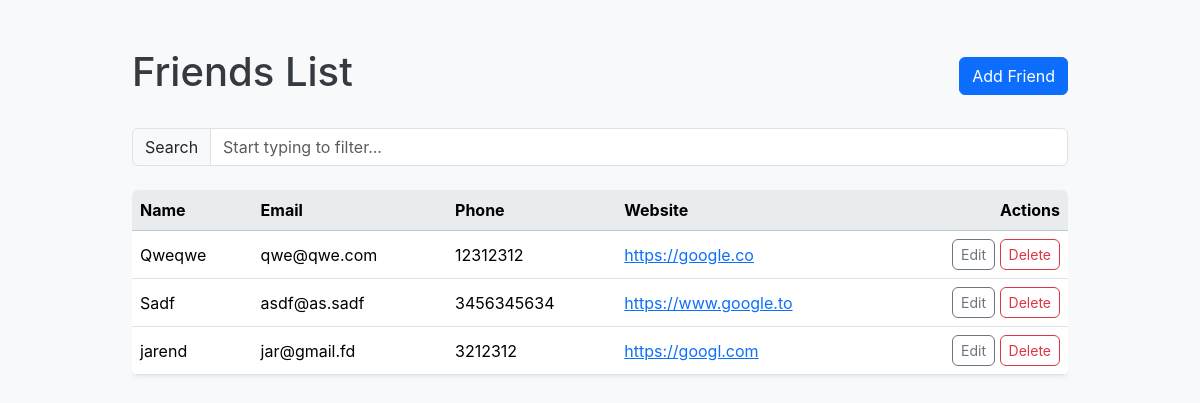
The page / on the database its author committed.
### tables this page shows
CREATE TABLE barangan_friends (
        id INTEGER PRIMARY KEY AUTOINCREMENT,
        name TEXT NOT NULL,
        email TEXT UNIQUE NOT NULL,
        phone TEXT UNIQUE,
        url TEXT
    );

### src/friends.php (called while the page is built, shortened)
<?php
function readFriends(PDO $pdo, string $search = ''): array {
    if (!empty($search)) {
        $stmt = $pdo->prepare("SELECT * FROM barangan_friends WHERE name LIKE :search OR email LIKE :search OR phone LIKE :search OR url LIKE :search ORDER BY name ASC");
        $stmt->execute([':search' => '%' . $search . '%']);
    } else {
        $stmt = $pdo->query("SELECT * FROM barangan_friends ORDER BY name ASC");
    }
    return $stmt->fetchAll(PDO::FETCH_ASSOC);
}
?>

### public/index.php (the view, shortened to what this page needs)
<?php
require_once __DIR__ . '/../src/db.php';
require_once __DIR__ . '/../src/friends.php';
$friends = readFriends($pdo);
function e($string) {
    return htmlspecialchars($string, ENT_QUOTES, 'UTF-8');
}
?>
<!DOCTYPE html>
<html lang="en">
<head>
    <link href="https://cdn.jsdelivr.net/npm/bootstrap@5.3.3/dist/css/bootstrap.min.css" rel="stylesheet">
    <link rel="stylesheet" href="assets/css/style.css">
</head>
<body>
    <div class="container mt-5">
        <div class="d-flex justify-content-between align-items-center mb-4">
            <h1>Friends List</h1>
            <button class="btn btn-primary" id="addFriendBtn">Add Friend</button>
        </div>
        <div class="input-group mb-4">
            <span class="input-group-text">Search</span>
            <input type="text" id="liveSearchInput" class="form-control" placeholder="Start typing to filter...">
        </div>
        <div class="table-responsive">
            <table class="table table-hover align-middle">
                <thead class="table-light">
                    <tr>
                        <th>Name</th>
                        <th>Email</th>
                        <th>Phone</th>
                        <th>Website</th>
                        <th class="text-end">Actions</th>
                    </tr>
                </thead>
                <tbody>
                    <?php if (empty($friends)): ?>
                        <tr>
                            <td colspan="5" class="text-center text-muted">No friends found. Add one to get started!</td>
                        </tr>
                    <?php else: ?>
                        <?php foreach ($friends as $friend): ?>
                            <tr id="friend-<?= e($friend['id']) ?>">
                                <td><?= e($friend['name']) ?></td>
                                <td><?= e($friend['email']) ?></td>
                                <td><?= e($friend['phone']) ?></td>
                                <td>
                                    <?php if (!empty($friend['url'])): ?>
                                        <a href="<?= e($friend['url']) ?>" target="_blank" rel="noopener noreferrer"><?= e($friend['url']) ?></a>
                                    <?php else: ?>
                                        &mdash;
                                    <?php endif; ?>
                                </td>
                                <td class="text-end">
                                    <button class="btn btn-sm btn-outline-secondary editBtn"
                                            data-id="<?= e($friend['id']) ?>"
                                            data-name="<?= e($friend['name']) ?>"
                                            data-email="<?= e($friend['email']) ?>"
                                            data-phone="<?= e($friend['phone']) ?>"
                                            data-url="<?= e($friend['url']) ?>">
                                        Edit
                                    </button>
                                    <button class="btn btn-sm btn-outline-danger deleteBtn"
                                            data-id="<?= e($friend['id']) ?>"
                                            data-name="<?= e($friend['name']) ?>">
                                        Delete
                                    </button>
                                </td>
                            </tr>
                        <?php endforeach; ?>
                    <?php endif; ?>
                </tbody>
            </table>
        </div>
    </div>
    <div class="toast-container position-fixed top-0 end-0 p-3"></div>
</body>
</html>

### public/assets/css/style.css (style rules this page uses)
body { background-color: #f8f9fa; font-family: -apple-system, BlinkMacSystemFont, "Segoe UI", Roboto, "Helvetica Neue", Arial, sans-serif; }
.container { max-width: 960px; }
h1 { color: #343a40; }
.btn { border-radius: 0.375rem; transition: all 0.2s ease-in-out; }
.btn-primary { background-color: #0d6efd; border-color: #0d6efd; }
.table { border-collapse: separate; border-spacing: 0; box-shadow: 0 0.125rem 0.25rem rgba(0, 0, 0, 0.075); border-radius: 0.375rem; overflow: hidden; }
.table thead th { background-color: #e9ecef; border-bottom-width: 1px; }
.table td, .table th { vertical-align: middle; }
.table td .btn { padding: 0.25rem 0.5rem; font-size: 0.875rem; }

### rows shown on the page
barangan_friends: name "Qweqwe", email "qwe@qwe.com", phone "12312312", url "https://google.co"
barangan_friends: name "Sadf", email "asdf@as.sadf", phone "3456345634", url "https://www.google.to"
barangan_friends: name "jarend", email "jar@gmail.fd", phone "3212312", url "https://googl.com"
